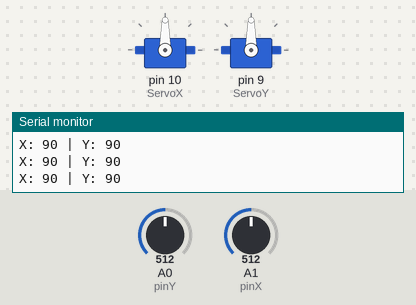
The sketch below on a simulated Arduino Uno, built with avr-gcc and run on an emulated ATmega328P. Shown: 2 × servo, the last lines printed to the serial monitor. The inputs (shaded band) are chosen by the test bench; at power-on: A0 (pinY) = 512, A1 (pinX) = 512.

Above: at 1.2 s.
1.3 s: A0 (pinY) set to 716
At 2.5 s:
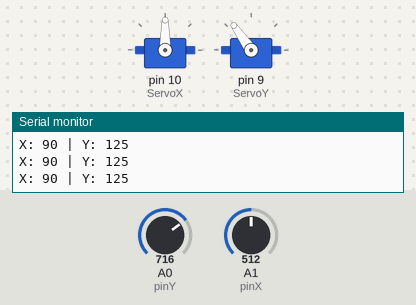
2.9 s: A1 (pinX) set to 716
At 3.9 s:
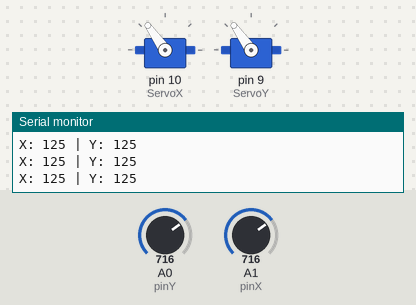
4.5 s: A0 (pinY) set to 900
At 5.4 s:
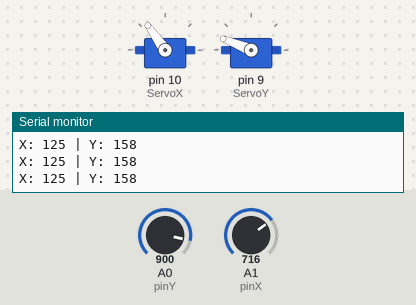
6.1 s: A1 (pinX) set to 900
At 6.9 s:
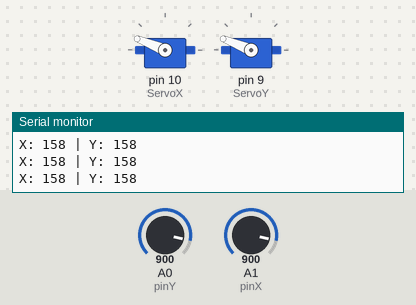
7.7 s: A0 (pinY) set to 1023
At 8.4 s:
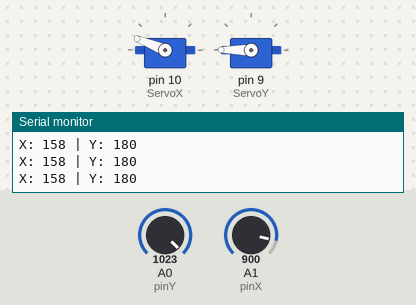
9.3 s: A1 (pinX) set to 1023
At 9.8 s:
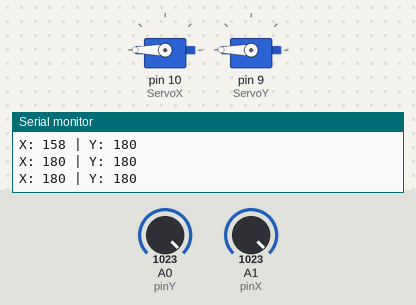
Timing chart, 0 to 11.9 s (numbered marks = the images above; inputs shaded):
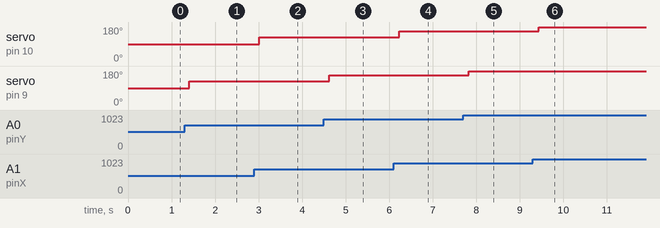

The sketch:

sketch.ino
```cpp
#include <Servo.h>
Servo ServoX;
Servo ServoY;
const int pinX = A1;
const int pinY = A0;

void setup() {
ServoX.attach(10);
ServoY.attach(9);
Serial.begin(9600);
}

void loop() {
int valX = analogRead(pinX);
int valY = analogRead(pinY);

int angleX = map(valX, 0, 1023, 0, 180);
int angleY = map(valY, 0, 1023, 0, 180);

ServoX.write(angleX);
ServoY.write(angleY);


Serial.print("X: "); Serial.print(angleX);
Serial.print(" | Y: "); Serial.println(angleY);

delay(200);


}
```

Measured:
- after the input at 1.3 s, servo on pin 9 (ServoY): 90° → 125° after 0.11 s
- after the input at 2.9 s, servo on pin 10 (ServoX): 90° → 125° after 0.11 s
- after the input at 4.5 s, servo on pin 9 (ServoY): 125° → 158° after 0.12 s
- after the input at 6.1 s, servo on pin 10 (ServoX): 125° → 158° after 0.13 s
- after the input at 7.7 s, servo on pin 9 (ServoY): 158° → 180° after 0.13 s
- after the input at 9.3 s, servo on pin 10 (ServoX): 158° → 180° after 0.14 s
